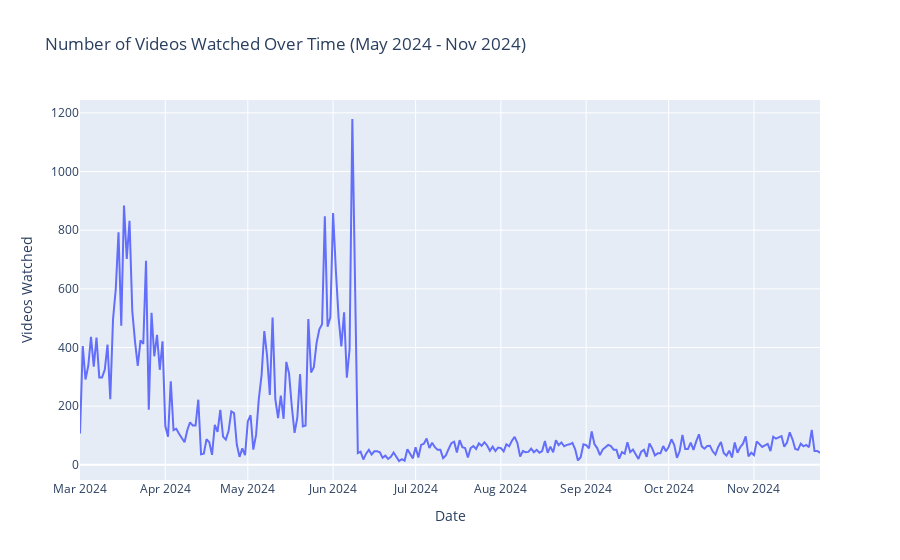

The code cell stored with this chart in its notebook:
### Markdown cell above
# Videos Watched Over Time

YouTube provided me with about 9-10 months worth of watch history data. Below visualized the daily amount of videos watched within that time period.

### Code cell
import pandas as pd
import plotly.express as px

file_path = "Data/watch_data_eng.csv"
df = pd.read_csv(file_path)

df['Watch Date'] = df['Watch Date'].str.strip()

df['Watch Date'] = pd.to_datetime(df['Watch Date'], format='%d %b %Y', errors='coerce')

start_date = "2024-03-01"
end_date = "2024-11-25"
filtered_df = df[(df['Watch Date'] >= start_date) & (df['Watch Date'] <= end_date)]

watch_counts = filtered_df['Watch Date'].value_counts().reset_index()
watch_counts.columns = ['Watch Date', 'Videos Watched']
watch_counts = watch_counts.sort_values(by='Watch Date')

fig = px.line(watch_counts, x='Watch Date', y='Videos Watched', 
              title="Number of Videos Watched Over Time (May 2024 - Nov 2024)",
              labels={'Videos Watched': 'Videos Watched', 'Watch Date': 'Date'})

fig.show()

### Figure 1 — Plotly figure (JSON) as saved in the notebook; plotly's stock layout.template omitted (floating-point values rounded to 4 significant figures; data arrays with more than 128 entries replaced by an {"elided": "..."} marker saying what was removed)
{"data": [{"hovertemplate": "Date=%{x}<br>Videos Watched=%{y}<extra></extra>", "legendgroup": "", "line": {"color": "#636efa", "dash": "solid"}, "marker": {"symbol": "circle"}, "mode": "lines", "name": "", "orientation": "v", "showlegend": false, "type": "scatter", "x": {"elided": "270 str values"}, "xaxis": "x", "y": {"elided": "270 int values"}, "yaxis": "y"}], "layout": {"legend": {"tracegroupgap": 0}, "title": {"text": "Number of Videos Watched Over Time (May 2024 - Nov 2024)"}, "xaxis": {"anchor": "y", "domain": [0, 1], "title": {"text": "Date"}}, "yaxis": {"anchor": "x", "domain": [0, 1], "title": {"text": "Videos Watched"}}}}
